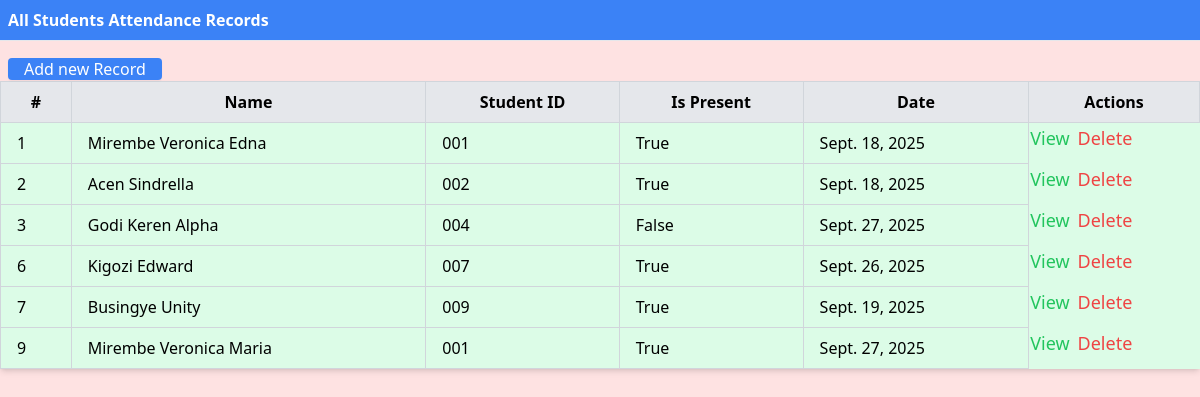
The page / on the database its author committed.
### anger/models.py (models this page shows)
class Attend(models.Model):
    name = models.CharField(max_length=100)
    student_id = models.CharField(max_length=3)
    is_present = models.BooleanField()
    date = models.DateField()

### anger/views.py (the view)
# urls.py: 2. Add a URL to urlpatterns:  path('', views.home, name='home')
def home(request):
    all_records = Attend.objects.all()
    context ={
        'all_records':all_records
    }
    return render(request,'index.html',context)

### anger/templates/index.html (shortened to what this page needs)
<!DOCTYPE html>
<html lang="en">
<head>
    <script src="https://cdn.tailwindcss.com"></script>
</head>
<body class="bg-red-100">
    <nav class="bg-blue-500 text-white p-2 flex justify-between font-semibold">
<a href="/" >All Students Attendance Records</a>
</nav>
<hr class="py-2">
<a href="/add/" class="px-4 bg-blue-500 rounded shadow-sm text-white mx-2">Add new Record</a>
<div class="bg-green-100">
<table class="table-auto w-full border-collapse border-gray-300 shadow-md">
        <thead class="bg-gray-200">
            <tr>
                <th class="border border-gray-300 px-4 py-2">#</th>
                <th class="border border-gray-300 px-4 py-2">Name</th>
                <th class="border border-gray-300 px-4 py-2">Student ID</th>
                <th class="border border-gray-300 px-4 py-2">Is Present</th>
                <th class="border border-gray-300 px-4 py-2">Date</th>
                <th class="border border-gray-300 px-4 py-2">Actions</th>
            </tr>
        </thead>
        <tbody>
            {% for student in all_records %}
            <tr>
                <td class="border border-gray-300 px-4 py-2">{{ student.id }}</td>
                <td class="border border-gray-300 px-4 py-2">{{student.name }}</td>
                <td class="border border-gray-300 px-4 py-2">{{ student.student_id }}</td>
                <td class="border border-gray-300 px-4 py-2">{{ student.is_present }}</td>
                <td class="border border-gray-300 px-4 py-2">{{ student.date}}</td>
                <td class="flex gap-2 text-xs">
                    <a href="/view/{{ student.id }}/" class="text-lg text-green-500">View</a>
                    <a href="/delete/{{ student.id }}/" class="text-lg text-red-500">Delete</a>
                </td>
            </tr>
            {% endfor %}
        </tbody>
    </table>
    </div>
</body>
</html>

### rows shown on the page
Attend: id "1", name "Mirembe Veronica Edna", student_id "001", is_present "True", date "Sept. 18, 2025"
Attend: id "2", name "Acen Sindrella", student_id "002", is_present "True", date "Sept. 18, 2025"
Attend: id "3", name "Godi Keren Alpha", student_id "004", is_present "False", date "Sept. 27, 2025"
Attend: id "6", name "Kigozi Edward", student_id "007", is_present "True", date "Sept. 26, 2025"
Attend: id "7", name "Busingye Unity", student_id "009", is_present "True", date "Sept. 19, 2025"
Attend: id "9", name "Mirembe Veronica Maria", student_id "001", is_present "True", date "Sept. 27, 2025"
